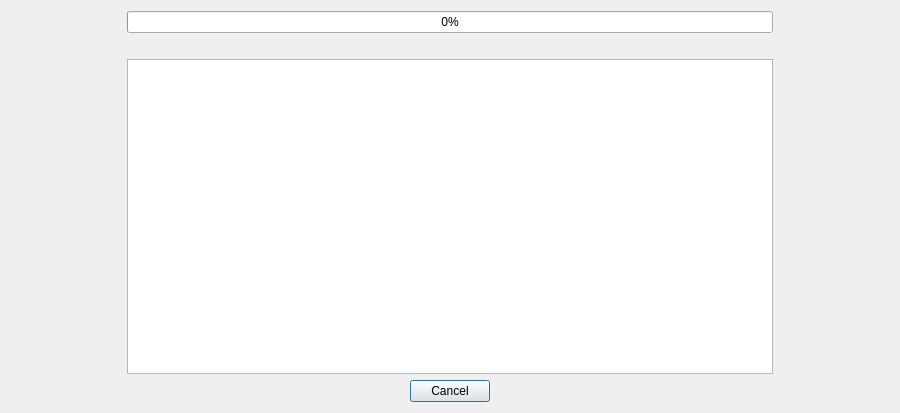
<?xml version="1.0" encoding="UTF-8"?>
<ui version="4.0">
 <class>dialogIssueSelect</class>
 <widget class="QDialog" name="dialogIssueSelect">
  <property name="geometry">
   <rect>
    <x>0</x>
    <y>0</y>
    <width>900</width>
    <height>413</height>
   </rect>
  </property>
  <property name="maximumSize">
   <size>
    <width>16777215</width>
    <height>16777215</height>
   </size>
  </property>
  <property name="windowTitle">
   <string>Issue Identification Progress</string>
  </property>
  <layout class="QGridLayout" name="gridLayout">
   <item row="0" column="1">
    <widget class="QWidget" name="archiveCoverContainer">
     <property name="sizePolicy">
      <sizepolicy hsizetype="Fixed" vsizetype="Expanding">
       <horstretch>0</horstretch>
       <verstretch>0</verstretch>
      </sizepolicy>
     </property>
     <property name="minimumSize">
      <size>
       <width>110</width>
       <height>165</height>
      </size>
     </property>
     <property name="maximumSize">
      <size>
       <width>110</width>
       <height>165</height>
      </size>
     </property>
    </widget>
   </item>
   <item row="0" column="4">
    <widget class="QWidget" name="testCoverContainer">
     <property name="minimumSize">
      <size>
       <width>110</width>
       <height>165</height>
      </size>
     </property>
     <property name="maximumSize">
      <size>
       <width>110</width>
       <height>165</height>
      </size>
     </property>
    </widget>
   </item>
   <item row="0" column="2">
    <layout class="QVBoxLayout" name="verticalLayout">
     <item>
      <widget class="QProgressBar" name="progressBar">
       <property name="value">
        <number>0</number>
       </property>
       <property name="invertedAppearance">
        <bool>false</bool>
       </property>
      </widget>
     </item>
     <item>
      <widget class="QLabel" name="label">
       <property name="text">
        <string/>
       </property>
      </widget>
     </item>
     <item>
      <widget class="QTextEdit" name="textEdit">
       <property name="font">
        <font>
         <family>Courier</family>
        </font>
       </property>
       <property name="readOnly">
        <bool>true</bool>
       </property>
      </widget>
     </item>
     <item>
      <widget class="QDialogButtonBox" name="buttonBox">
       <property name="orientation">
        <enum>Qt::Horizontal</enum>
       </property>
       <property name="standardButtons">
        <set>QDialogButtonBox::Cancel</set>
       </property>
       <property name="centerButtons">
        <bool>true</bool>
       </property>
      </widget>
     </item>
    </layout>
   </item>
  </layout>
 </widget>
 <resources/>
 <connections>
  <connection>
   <sender>buttonBox</sender>
   <signal>accepted()</signal>
   <receiver>dialogIssueSelect</receiver>
   <slot>accept()</slot>
   <hints>
    <hint type="sourcelabel">
     <x>248</x>
     <y>254</y>
    </hint>
    <hint type="destinationlabel">
     <x>157</x>
     <y>274</y>
    </hint>
   </hints>
  </connection>
  <connection>
   <sender>buttonBox</sender>
   <signal>rejected()</signal>
   <receiver>dialogIssueSelect</receiver>
   <slot>reject()</slot>
   <hints>
    <hint type="sourcelabel">
     <x>316</x>
     <y>260</y>
    </hint>
    <hint type="destinationlabel">
     <x>286</x>
     <y>274</y>
    </hint>
   </hints>
  </connection>
 </connections>
</ui>
